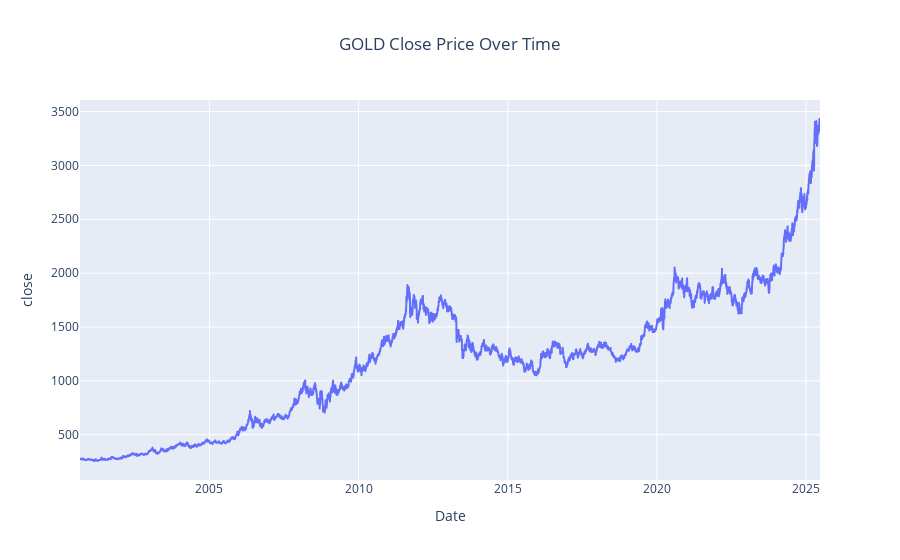

Notebook source saved alongside this figure:
### Code cell
gold.rename(columns={'close_gc=f': 'close'}, inplace=True)

# Then plotting becomes:# Dynamic visualisation of GOLD prices
fig = px.line(gold, x=gold.index, y='close', title='GOLD Close Price Over Time')
fig.update_layout(title_x=0.5) # This will center the title horizontally
fig.show()

### Figure 1 — Plotly figure (JSON) as saved in the notebook; plotly's stock layout.template omitted (floating-point values rounded to 4 significant figures; data arrays with more than 128 entries replaced by an {"elided": "..."} marker saying what was removed)
{"data": [{"hovertemplate": "Date=%{x}<br>close=%{y}<extra></extra>", "legendgroup": "", "line": {"color": "#636efa", "dash": "solid"}, "marker": {"symbol": "circle"}, "mode": "lines", "name": "", "showlegend": false, "type": "scattergl", "x": {"elided": "6223 str values"}, "xaxis": "x", "y": {"elided": "6223 float values"}, "yaxis": "y"}], "layout": {"legend": {"tracegroupgap": 0}, "title": {"text": "GOLD Close Price Over Time", "x": 0.5}, "xaxis": {"anchor": "y", "domain": [0, 1], "title": {"text": "Date"}}, "yaxis": {"anchor": "x", "domain": [0, 1], "title": {"text": "close"}}}}
